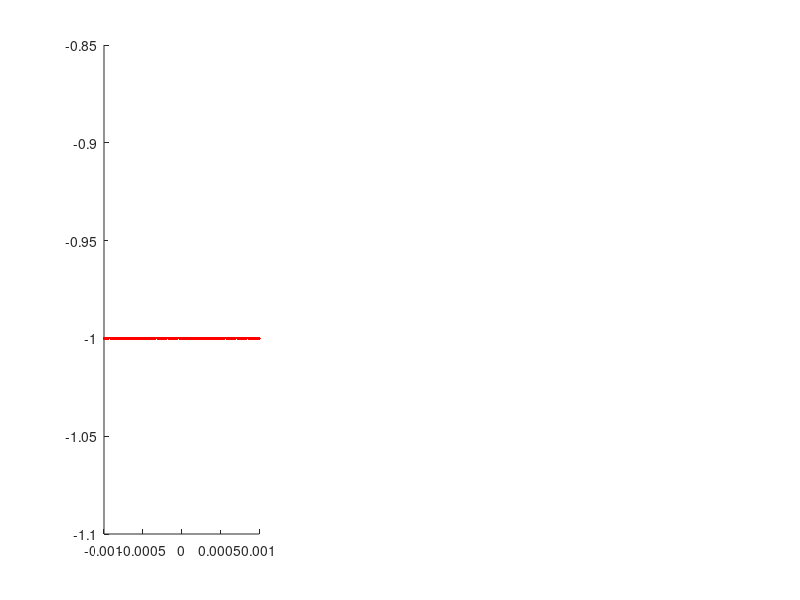

Write MATLAB code to recreate this figure. (Note: this script raises an error after producing the figure.)
%EJERCICIO 1
clear,clc,close all
f=@(x) (1-sin(x))/x;
% a) evaluando cerca de pi/2 va a ser inexacto porque el seno se aproxima
% mucho a 1, lo que pasa es que por restar dos numero muy aproximados se produce un error de redondeo
% por corrimiento de la mantiza y perdida de cifras significativas
fm=@(x) @(x) (sin(x).^2)./(x.*(1+cos(x)));
a = [-1e-3 -1e-5 -1e-7];
b = [1e-3 1e-5 1e-7];
    for i = 1:3
        x = linspace(a(i), b(i),100);
        subplot(1,3,i), plot(x, f(x), 'r', x, fm(x), 'b'), hold on, grid on;
        legend(' f original', ' f modificada', 'Location', 'northwest');
    end
